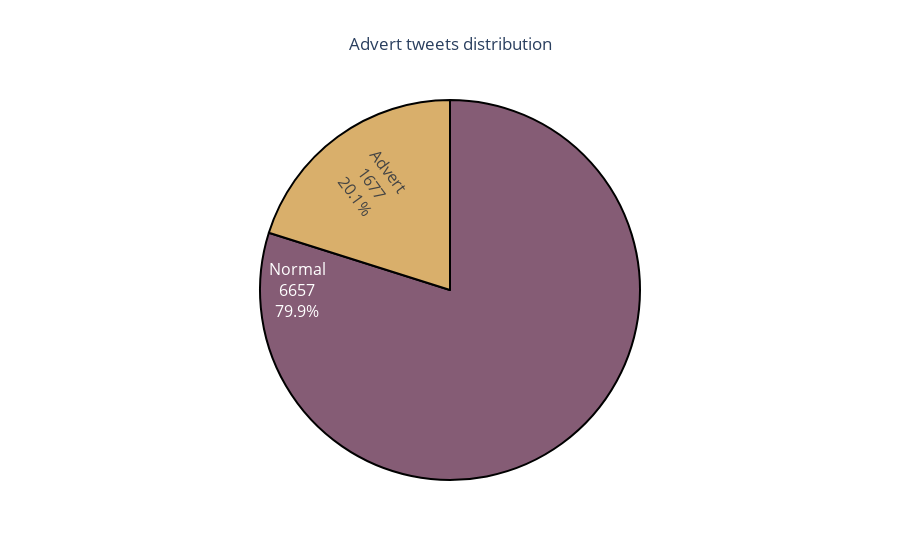

The code cell stored with this chart in its notebook:
### Code cell
y = dt['type'].value_counts()\
     .reset_index()
fig = px.pie(y,names = 'type',values = "count",
       color_discrete_sequence=px.colors.qualitative.Antique,title = "Advert tweets distribution")
fig.update_traces(hoverinfo='label+percent', textinfo='label+value+percent', 
                  insidetextorientation='radial',
                  textfont_size=16,
                  marker=dict( line=dict(color='#000000', width=2)))
fig. update_traces(showlegend=False)
fig.update_layout( title_x=0.5)

### Figure 1 — Plotly figure (JSON) as saved in the notebook; plotly's stock layout.template omitted (floating-point values rounded to 4 significant figures)
{"data": [{"domain": {"x": [0, 1], "y": [0, 1]}, "hoverinfo": "label+percent", "hovertemplate": "type=%{label}<br>count=%{value}<extra></extra>", "insidetextorientation": "radial", "labels": ["Normal", "Advert"], "legendgroup": "", "marker": {"line": {"color": "#000000", "width": 2}}, "name": "", "showlegend": false, "textfont": {"size": 16}, "textinfo": "label+value+percent", "type": "pie", "values": [6657, 1677]}], "layout": {"legend": {"tracegroupgap": 0}, "piecolorway": ["rgb(133, 92, 117)", "rgb(217, 175, 107)", "rgb(175, 100, 88)", "rgb(115, 111, 76)", "rgb(82, 106, 131)", "rgb(98, 83, 119)", "rgb(104, 133, 92)", "rgb(156, 156, 94)", "rgb(160, 97, 119)", "rgb(140, 120, 93)", "rgb(124, 124, 124)"], "title": {"text": "Advert tweets distribution", "x": 0.5}}}
